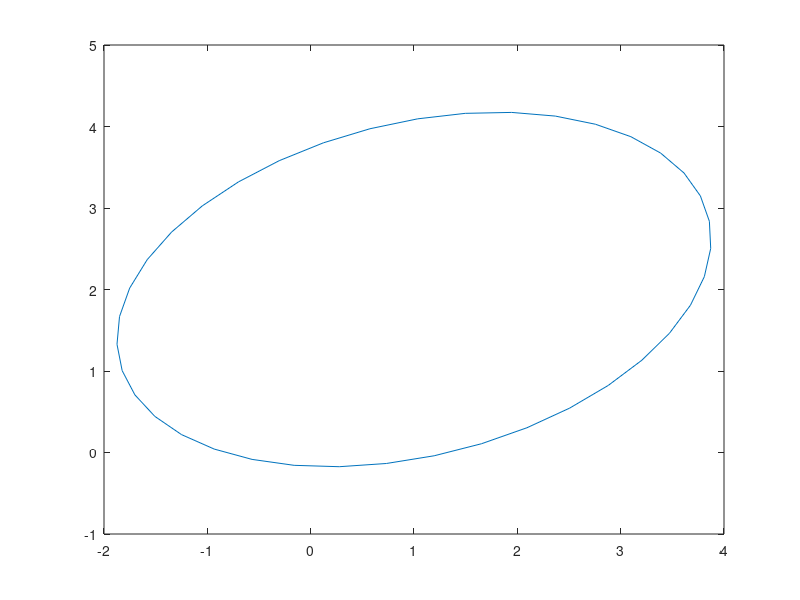

Here is the MATLAB script that generated this plot:
% generate ellipse 
x0 = 1;
y0 = 2;
a = 3;
b = 2;
alfa = pi / 8.0;
%alfa = 0;
n = 40;
t = linspace(0, 2 * pi, n);
dx = a * cos(t);
dy = b * sin(t);
x = x0 + dx * cos(alfa) - dy * sin(alfa); %+ (1 * rand(1, n) - 0.5) / 10;
y = y0 + dy * cos(alfa) + dx * sin(alfa); %+ (1 * rand(1, n) - 0.5) / 10; 
plot(x, y);
f = fopen('ellipse.txt', 'w');
fprintf(f, '%.2f,%.2f\n', [x; y]);
fclose(f);
